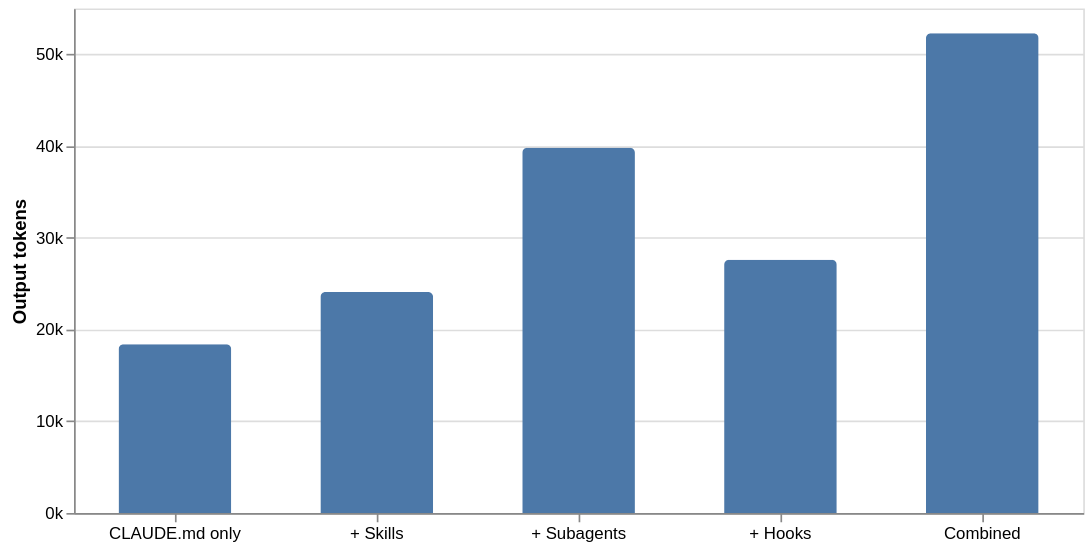

This figure's Vega-Lite source:
### Vega-Lite specification from a JSON file in a GitHub repository (floating-point values rounded to 4 significant figures)
{"$schema": "https://vega.github.io/schema/vega-lite/v6.json", "description": "Output tokens consumed per agentic configuration (illustrative sample data)", "width": 600, "height": 300, "data": {"values": [{"config": "CLAUDE.md only", "tokens": 18400}, {"config": "+ Skills", "tokens": 24100}, {"config": "+ Subagents", "tokens": 39800}, {"config": "+ Hooks", "tokens": 27600}, {"config": "Combined", "tokens": 52300}]}, "mark": {"type": "bar", "cornerRadiusEnd": 3, "width": {"band": 0.62}}, "encoding": {"x": {"field": "config", "type": "nominal", "sort": null, "axis": {"title": null, "labelAngle": 0}}, "y": {"field": "tokens", "type": "quantitative", "axis": {"title": "Output tokens", "format": "~s", "tickCount": 5}}}}
